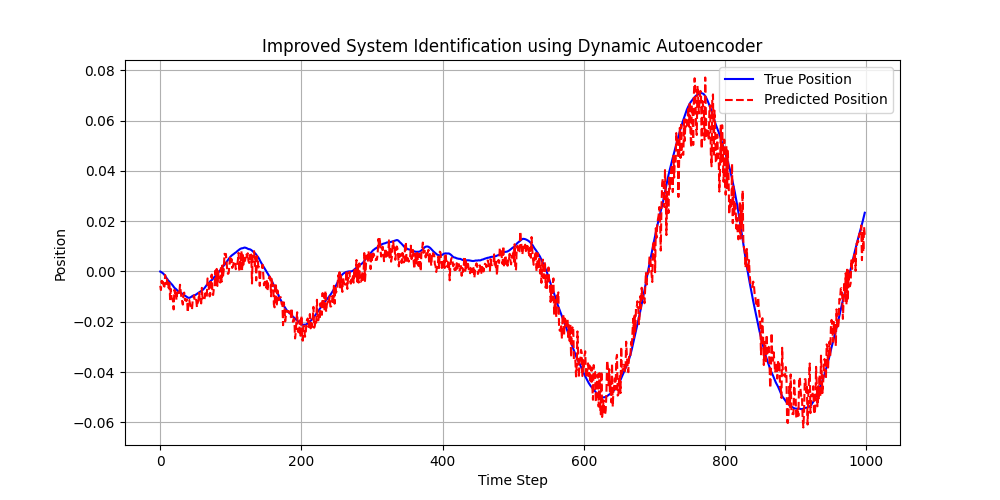

Write the Python code that produced this figure.
import numpy as np
import torch
import torch.nn as nn
import torch.optim as optim
import matplotlib.pyplot as plt

# 🔹 Simulated Mass-Spring-Damper System (Ground Truth Model)
def mass_spring_damper(y_prev, u, dt=0.01):
    k, c, m = 5.0, 0.5, 1.0  # Spring constant, damping, mass
    y_dot = y_prev[1]  # Velocity
    y_ddot = (-k/m) * y_prev[0] - (c/m) * y_prev[1] + u / m  # Acceleration
    return np.array([y_prev[0] + y_dot * dt, y_prev[1] + y_ddot * dt])

# 🔹 Generate Training Data
num_steps = 1000
y_data, u_data = [], []
y = np.array([0.0, 0.0])  # Initial state

for _ in range(num_steps):
    u = np.random.uniform(-1, 1)  # Random force input
    y = mass_spring_damper(y, u)
    y_data.append(y)
    u_data.append(u)

y_data, u_data = np.array(y_data), np.array(u_data)

# Convert to PyTorch tensors
y_tensor = torch.tensor(y_data, dtype=torch.float32)
u_tensor = torch.tensor(u_data, dtype=torch.float32).unsqueeze(1)

# 🔹 Define the Dynamic Autoencoder
class DynamicAutoencoder(nn.Module):
    def __init__(self, latent_dim=4):
        super(DynamicAutoencoder, self).__init__()
        
        # Encoder: from [y, u] → latent z
        self.encoder = nn.Sequential(
            nn.Linear(3, 32),
            nn.ReLU(),
            nn.LayerNorm(32),
            nn.Linear(32, latent_dim)
        )
        
        # Latent Dynamics: z_{t+1} = A z_t + B u_t
        self.A = nn.Linear(latent_dim, latent_dim, bias=False)
        self.B = nn.Linear(1, latent_dim, bias=False)
        
        # Decoder: from z → y prediction
        self.decoder = nn.Sequential(
            nn.Linear(latent_dim, 32),
            nn.ReLU(),
            nn.LayerNorm(32),
            nn.Linear(32, 2)
        )

    def forward(self, y, u, z_prev):
        z = self.encoder(torch.cat((y, u), dim=1))
        z_next = self.A(z_prev) + self.B(u)
        y_pred = self.decoder(z_next)
        return z_next, y_pred

# 🔹 Initialize Model and Optimizer
latent_dim = 4
model = DynamicAutoencoder(latent_dim)
optimizer = optim.Adam(model.parameters(), lr=0.005, weight_decay=1e-4)
criterion = nn.MSELoss()

# 🔁 Training Loop (Recursive Latent State Propagation)
num_epochs = 500

for epoch in range(num_epochs):
    model.train()
    optimizer.zero_grad()

    z = torch.zeros(latent_dim)  # initial latent state
    y_preds = []

    for t in range(num_steps - 1):
        y_t = y_tensor[t].unsqueeze(0)
        u_t = u_tensor[t].unsqueeze(0)

        z_enc = model.encoder(torch.cat((y_t, u_t), dim=1)).squeeze(0)
        z = model.A(z_enc) + model.B(u_t).squeeze(0)  # propagate latent state
        y_pred = model.decoder(z.unsqueeze(0)).squeeze(0)
        y_preds.append(y_pred)

    y_preds = torch.stack(y_preds)
    loss = criterion(y_preds, y_tensor[1:])
    loss.backward()
    optimizer.step()

    if epoch % 50 == 0:
        print(f"Epoch {epoch}, Loss: {loss.item():.6f}")

# 🔹 Testing the Model
model.eval()
with torch.no_grad():
    z = torch.zeros(latent_dim)
    y_preds_test = []

    for t in range(num_steps - 1):
        y_t = y_tensor[t].unsqueeze(0)
        u_t = u_tensor[t].unsqueeze(0)

        z_enc = model.encoder(torch.cat((y_t, u_t), dim=1)).squeeze(0)
        z = model.A(z_enc) + model.B(u_t).squeeze(0)
        y_pred = model.decoder(z.unsqueeze(0)).squeeze(0)
        y_preds_test.append(y_pred)

    y_preds_test = torch.stack(y_preds_test)

# 🔹 Plot Results
plt.figure(figsize=(10,5))
plt.plot(y_data[1:, 0], label="True Position", color="blue")
plt.plot(y_preds_test[:, 0].numpy(), label="Predicted Position", linestyle="dashed", color="red")
plt.legend()
plt.xlabel("Time Step")
plt.ylabel("Position")
plt.title("Improved System Identification using Dynamic Autoencoder")
plt.grid()
plt.savefig("dae.png")
# plt.show()
